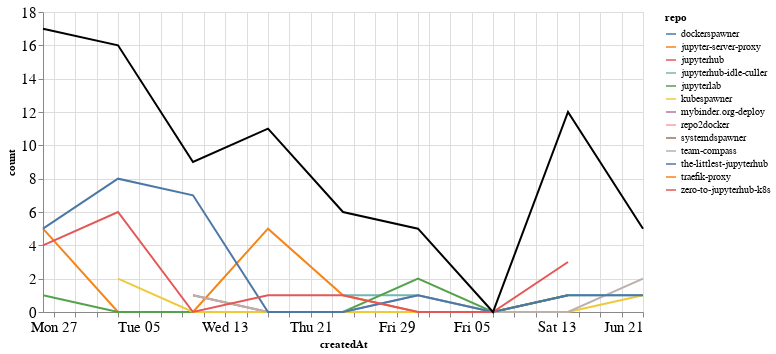

The cell this chart's notebook holds for it:
### Markdown cell above
## Comments

### Code cell
comments_time = comments.groupby('repo').resample('W', on='createdAt').count()['author'].reset_index()
comments_time = comments_time.rename(columns={'author': 'count'})
comments_time_total = comments_time.groupby('createdAt').agg({"count": "sum"}).reset_index()
ch1 = alt.Chart(comments_time, width=600).mark_line().encode(
    x='createdAt',
    y='count',
    color='repo',
    tooltip="repo"
)

ch2 = alt.Chart(comments_time_total, width=600).mark_line(color="black").encode(
    x='createdAt',
    y='count',
)

ch1 + ch2

### Figure 1 — Vega-Lite specification as saved in the notebook (floating-point values rounded to 4 significant figures)
{"config": {"axisLeft": {"labelFontSize": 15}, "axisBottom": {"labelFontSize": 15}}, "layer": [{"data": {"name": "data-8d41d90ab2f4914be26818433a34e86a"}, "mark": "line", "encoding": {"color": {"type": "nominal", "field": "repo"}, "tooltip": {"type": "nominal", "field": "repo"}, "x": {"type": "temporal", "field": "createdAt"}, "y": {"type": "quantitative", "field": "count"}}, "width": 600}, {"data": {"name": "data-bcbd6ba922085b9ec2c3f89225eb8315"}, "mark": {"type": "line", "color": "black"}, "encoding": {"x": {"type": "temporal", "field": "createdAt"}, "y": {"type": "quantitative", "field": "count"}}, "width": 600}], "$schema": "https://vega.github.io/schema/vega-lite/v4.8.1.json", "datasets": {"data-8d41d90ab2f4914be26818433a34e86a": [{"repo": "dockerspawner", "createdAt": "2020-06-14T00:00:00", "count": 4}, {"repo": "jupyter-server-proxy", "createdAt": "2020-04-26T00:00:00", "count": 5}, {"repo": "jupyter-server-proxy", "createdAt": "2020-05-03T00:00:00", "count": 0}, {"repo": "jupyter-server-proxy", "createdAt": "2020-05-10T00:00:00", "count": 0}, {"repo": "jupyter-server-proxy", "createdAt": "2020-05-17T00:00:00", "count": 5}, {"repo": "jupyter-server-proxy", "createdAt": "2020-05-24T00:00:00", "count": 1}, {"repo": "jupyter-server-proxy", "createdAt": "2020-05-31T00:00:00", "count": 0}, {"repo": "jupyter-server-proxy", "createdAt": "2020-06-07T00:00:00", "count": 0}, {"repo": "jupyter-server-proxy", "createdAt": "2020-06-14T00:00:00", "count": 1}, {"repo": "jupyterhub", "createdAt": "2020-05-10T00:00:00", "count": 1}, {"repo": "jupyterhub", "createdAt": "2020-05-17T00:00:00", "count": 0}, {"repo": "jupyterhub", "createdAt": "2020-05-24T00:00:00", "count": 0}, {"repo": "jupyterhub", "createdAt": "2020-05-31T00:00:00", "count": 0}, {"repo": "jupyterhub", "createdAt": "2020-06-07T00:00:00", "count": 0}, {"repo": "jupyterhub", "createdAt": "2020-06-14T00:00:00", "count": 1}, {"repo": "jupyterhub-idle-culler", "createdAt": "2020-05-24T00:00:00", "count": 1}, {"repo": "jupyterhub-idle-culler", "createdAt": "2020-05-31T00:00:00", "count": 1}, {"repo": "jupyterhub-idle-culler", "createdAt": "2020-06-07T00:00:00", "count": 0}, {"repo": "jupyterhub-idle-culler", "createdAt": "2020-06-14T00:00:00", "count": 1}, {"repo": "jupyterhub-idle-culler", "createdAt": "2020-06-21T00:00:00", "count": 1}, {"repo": "jupyterlab", "createdAt": "2020-04-26T00:00:00", "count": 1}, {"repo": "jupyterlab", "createdAt": "2020-05-03T00:00:00", "count": 0}, {"repo": "jupyterlab", "createdAt": "2020-05-10T00:00:00", "count": 0}, {"repo": "jupyterlab", "createdAt": "2020-05-17T00:00:00", "count": 0}, {"repo": "jupyterlab", "createdAt": "2020-05-24T00:00:00", "count": 0}, {"repo": "jupyterlab", "createdAt": "2020-05-31T00:00:00", "count": 2}, {"repo": "jupyterlab", "createdAt": "2020-06-07T00:00:00", "count": 0}, {"repo": "jupyterlab", "createdAt": "2020-06-14T00:00:00", "count": 1}, {"repo": "kubespawner", "createdAt": "2020-05-03T00:00:00", "count": 2}, {"repo": "kubespawner", "createdAt": "2020-05-10T00:00:00", "count": 0}, {"repo": "kubespawner", "createdAt": "2020-05-17T00:00:00", "count": 0}, {"repo": "kubespawner", "createdAt": "2020-05-24T00:00:00", "count": 0}, {"repo": "kubespawner", "createdAt": "2020-05-31T00:00:00", "count": 0}, {"repo": "kubespawner", "createdAt": "2020-06-07T00:00:00", "count": 0}, {"repo": "kubespawner", "createdAt": "2020-06-14T00:00:00", "count": 0}, {"repo": "kubespawner", "createdAt": "2020-06-21T00:00:00", "count": 1}, {"repo": "mybinder.org-deploy", "createdAt": "2020-05-24T00:00:00", "count": 3}, {"repo": "repo2docker", "createdAt": "2020-05-17T00:00:00", "count": 1}, {"repo": "systemdspawner", "createdAt": "2020-04-26T00:00:00", "count": 2}, {"repo": "team-compass", "createdAt": "2020-05-10T00:00:00", "count": 1}, {"repo": "team-compass", "createdAt": "2020-05-17T00:00:00", "count": 0}, {"repo": "team-compass", "createdAt": "2020-05-24T00:00:00", "count": 0}, {"repo": "team-compass", "createdAt": "2020-05-31T00:00:00", "count": 1}, {"repo": "team-compass", "createdAt": "2020-06-07T00:00:00", "count": 0}, {"repo": "team-compass", "createdAt": "2020-06-14T00:00:00", "count": 0}, {"repo": "team-compass", "createdAt": "2020-06-21T00:00:00", "count": 2}, {"repo": "the-littlest-jupyterhub", "createdAt": "2020-04-26T00:00:00", "count": 5}, {"repo": "the-littlest-jupyterhub", "createdAt": "2020-05-03T00:00:00", "count": 8}, {"repo": "the-littlest-jupyterhub", "createdAt": "2020-05-10T00:00:00", "count": 7}, {"repo": "the-littlest-jupyterhub", "createdAt": "2020-05-17T00:00:00", "count": 0}, {"repo": "the-littlest-jupyterhub", "createdAt": "2020-05-24T00:00:00", "count": 0}, {"repo": "the-littlest-jupyterhub", "createdAt": "2020-05-31T00:00:00", "count": 1}, {"repo": "the-littlest-jupyterhub", "createdAt": "2020-06-07T00:00:00", "count": 0}, {"repo": "the-littlest-jupyterhub", "createdAt": "2020-06-14T00:00:00", "count": 1}, {"repo": "the-littlest-jupyterhub", "createdAt": "2020-06-21T00:00:00", "count": 1}, {"repo": "traefik-proxy", "createdAt": "2020-05-17T00:00:00", "count": 4}, {"repo": "zero-to-jupyterhub-k8s", "createdAt": "2020-04-26T00:00:00", "count": 4}, {"repo": "zero-to-jupyterhub-k8s", "createdAt": "2020-05-03T00:00:00", "count": 6}, {"repo": "zero-to-jupyterhub-k8s", "createdAt": "2020-05-10T00:00:00", "count": 0}, {"repo": "zero-to-jupyterhub-k8s", "createdAt": "2020-05-17T00:00:00", "count": 1}, {"repo": "zero-to-jupyterhub-k8s", "createdAt": "2020-05-24T00:00:00", "count": 1}, {"repo": "zero-to-jupyterhub-k8s", "createdAt": "2020-05-31T00:00:00", "count": 0}, {"repo": "zero-to-jupyterhub-k8s", "createdAt": "2020-06-07T00:00:00", "count": 0}, {"repo": "zero-to-jupyterhub-k8s", "createdAt": "2020-06-14T00:00:00", "count": 3}], "data-bcbd6ba922085b9ec2c3f89225eb8315": [{"createdAt": "2020-04-26T00:00:00", "count": 17}, {"createdAt": "2020-05-03T00:00:00", "count": 16}, {"createdAt": "2020-05-10T00:00:00", "count": 9}, {"createdAt": "2020-05-17T00:00:00", "count": 11}, {"createdAt": "2020-05-24T00:00:00", "count": 6}, {"createdAt": "2020-05-31T00:00:00", "count": 5}, {"createdAt": "2020-06-07T00:00:00", "count": 0}, {"createdAt": "2020-06-14T00:00:00", "count": 12}, {"createdAt": "2020-06-21T00:00:00", "count": 5}]}}
